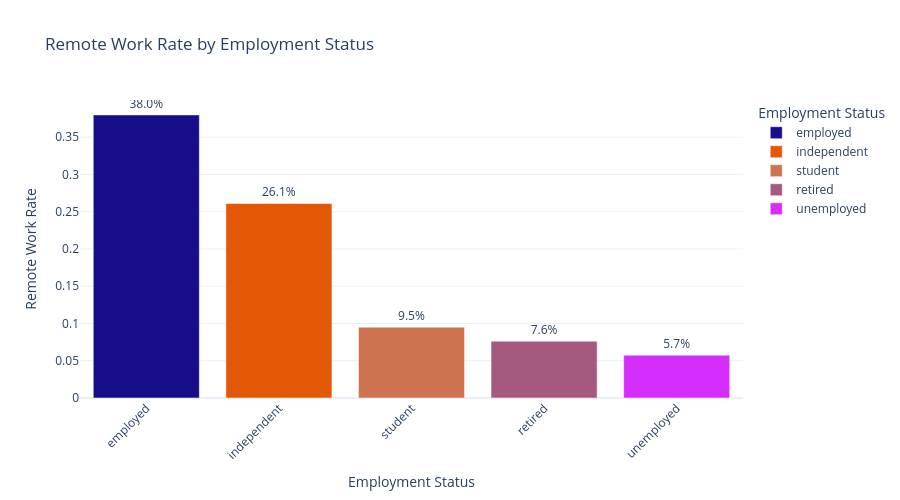

Notebook code for this chart:
### Markdown cell above
### **Employment Status Distribution**

#### **Statistically Significant**
The chi-square test confirms that employment status is a statistically significant factor in predicting remote work arrangements (p < 0.05). This indicates that it should be included as a feature in the predictive model, as it provides meaningful information.

#### **Data Interpretation**
The data shows clear differences in remote work rates across employment groups. Employed respondents have suggesting that they are the most able to adopt remote work. While those that aren't formally employed have the lowest rates.

### Code cell
employ_remote = pd.DataFrame({
    'Employment': compressed_employment,
    'RemoteWork': target
})

# Filter out 'others' category
employ_remote = employ_remote[employ_remote['Employment'] != 'others']

employ_stats = employ_remote.groupby('Employment').agg({
    'RemoteWork': ['sum', 'count', 'mean']
}).reset_index()
employ_stats.columns = ['Employment', 'Remote_Count', 'Total_Count', 'Remote_Rate']
employ_stats = employ_stats.sort_values('Remote_Rate', ascending=False)

print("Employment Status and Remote Work Rates")
print(employ_stats.to_string(index=False))

contingency_table = pd.crosstab(employ_remote['Employment'], employ_remote['RemoteWork'])
chi2, p_value, dof, expected = chi2_contingency(contingency_table)
print(f"\nChi-Square Test:")
print(f"  X² = {chi2:.4f}")
print(f"  p-value = {p_value:.4e}")
print(f"  Significant: {'Yes' if p_value < 0.05 else 'No'}")

employ_colors = {emp: funcs.get_color(emp) for emp in employ_stats['Employment']}

fig = px.bar(employ_stats, x='Employment', y='Remote_Rate',
             title='Remote Work Rate by Employment Status',
             labels={'Remote_Rate': 'Remote Work Rate', 'Employment': 'Employment Status'},
             text=employ_stats['Remote_Rate'].apply(lambda x: f'{x*100:.1f}%'),
             color='Employment',
             color_discrete_map=employ_colors)
fig.update_traces(textposition='outside')
fig.update_layout(template='plotly_white', height=500, xaxis_tickangle=-45)
fig.show()

### Figure 1 — Plotly figure (JSON) as saved in the notebook; plotly's stock layout.template omitted (floating-point values rounded to 4 significant figures)
{"data": [{"hovertemplate": "Employment Status=%{x}<br>Remote Work Rate=%{y}<br>text=%{text}<extra></extra>", "legendgroup": "employed", "marker": {"color": "#170f8a", "pattern": {"shape": ""}}, "name": "employed", "orientation": "v", "showlegend": true, "text": ["38.0%"], "textposition": "outside", "type": "bar", "x": ["employed"], "xaxis": "x", "y": [0.3799], "yaxis": "y"}, {"hovertemplate": "Employment Status=%{x}<br>Remote Work Rate=%{y}<br>text=%{text}<extra></extra>", "legendgroup": "independent", "marker": {"color": "#e25807", "pattern": {"shape": ""}}, "name": "independent", "orientation": "v", "showlegend": true, "text": ["26.1%"], "textposition": "outside", "type": "bar", "x": ["independent"], "xaxis": "x", "y": [0.261], "yaxis": "y"}, {"hovertemplate": "Employment Status=%{x}<br>Remote Work Rate=%{y}<br>text=%{text}<extra></extra>", "legendgroup": "student", "marker": {"color": "#cd7350", "pattern": {"shape": ""}}, "name": "student", "orientation": "v", "showlegend": true, "text": ["9.5%"], "textposition": "outside", "type": "bar", "x": ["student"], "xaxis": "x", "y": [0.09508], "yaxis": "y"}, {"hovertemplate": "Employment Status=%{x}<br>Remote Work Rate=%{y}<br>text=%{text}<extra></extra>", "legendgroup": "retired", "marker": {"color": "#a5597e", "pattern": {"shape": ""}}, "name": "retired", "orientation": "v", "showlegend": true, "text": ["7.6%"], "textposition": "outside", "type": "bar", "x": ["retired"], "xaxis": "x", "y": [0.07627], "yaxis": "y"}, {"hovertemplate": "Employment Status=%{x}<br>Remote Work Rate=%{y}<br>text=%{text}<extra></extra>", "legendgroup": "unemployed", "marker": {"color": "#d52dfb", "pattern": {"shape": ""}}, "name": "unemployed", "orientation": "v", "showlegend": true, "text": ["5.7%"], "textposition": "outside", "type": "bar", "x": ["unemployed"], "xaxis": "x", "y": [0.05748], "yaxis": "y"}], "layout": {"barmode": "relative", "height": 500, "legend": {"title": {"text": "Employment Status"}, "tracegroupgap": 0}, "title": {"text": "Remote Work Rate by Employment Status"}, "xaxis": {"anchor": "y", "categoryarray": ["employed", "independent", "student", "retired", "unemployed"], "categoryorder": "array", "domain": [0, 1], "tickangle": -45, "title": {"text": "Employment Status"}}, "yaxis": {"anchor": "x", "domain": [0, 1], "title": {"text": "Remote Work Rate"}}}}
